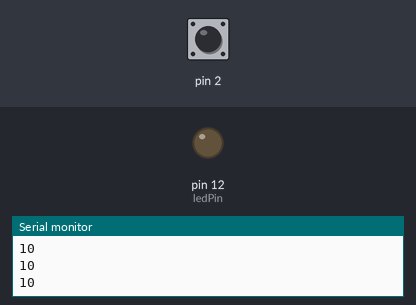
Bench run of a sketch on a simulated Arduino Uno, built with avr-gcc and run on an emulated ATmega328P. Parts: output pins drawn as LEDs (lit = HIGH), the last lines printed to the serial monitor. Inputs (shaded band) come from the test bench; at power-on: pin 2 HIGH.

Above: at 1.8 s.
1.9 s: pin 2 pulled LOW for 0.6 s
At 2.4 s:
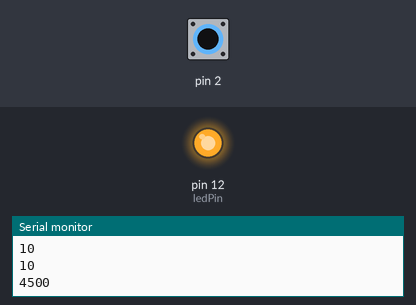
4.0 s: pin 2 pulled LOW for 3.2 s
At 8.4 s:
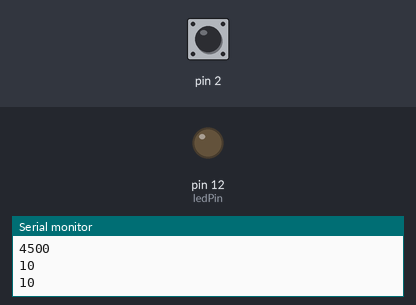
Timing chart, 0 to 9.9 s (numbered marks = the images above; inputs shaded):
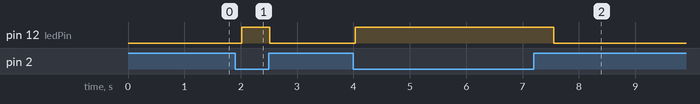

Measured:
- after the input at 1.9 s, pin 12 (ledPin): LOW → HIGH after 0.12 s, → LOW 0.50 s later
- after the input at 4.0 s, pin 12 (ledPin): LOW → HIGH at once, → LOW 3.5 s later

The sketch:

Project13.ino
```cpp
#include <CapacitiveSensor.h>

CapacitiveSensor capSensor = CapacitiveSensor(4,2);

int threshold = 1000;
const int ledPin = 12;

void setup(){
    pinMode(ledPin,OUTPUT);
    Serial.begin(9600);
}

void loop(){
    long sensorValue = capSensor.capacitiveSensor(30);
    Serial.println(sensorValue);

    if(sensorValue > threshold){
        digitalWrite(ledPin, HIGH);
    }else{
        digitalWrite(ledPin, LOW);
    }
    delay(500);
}
```
